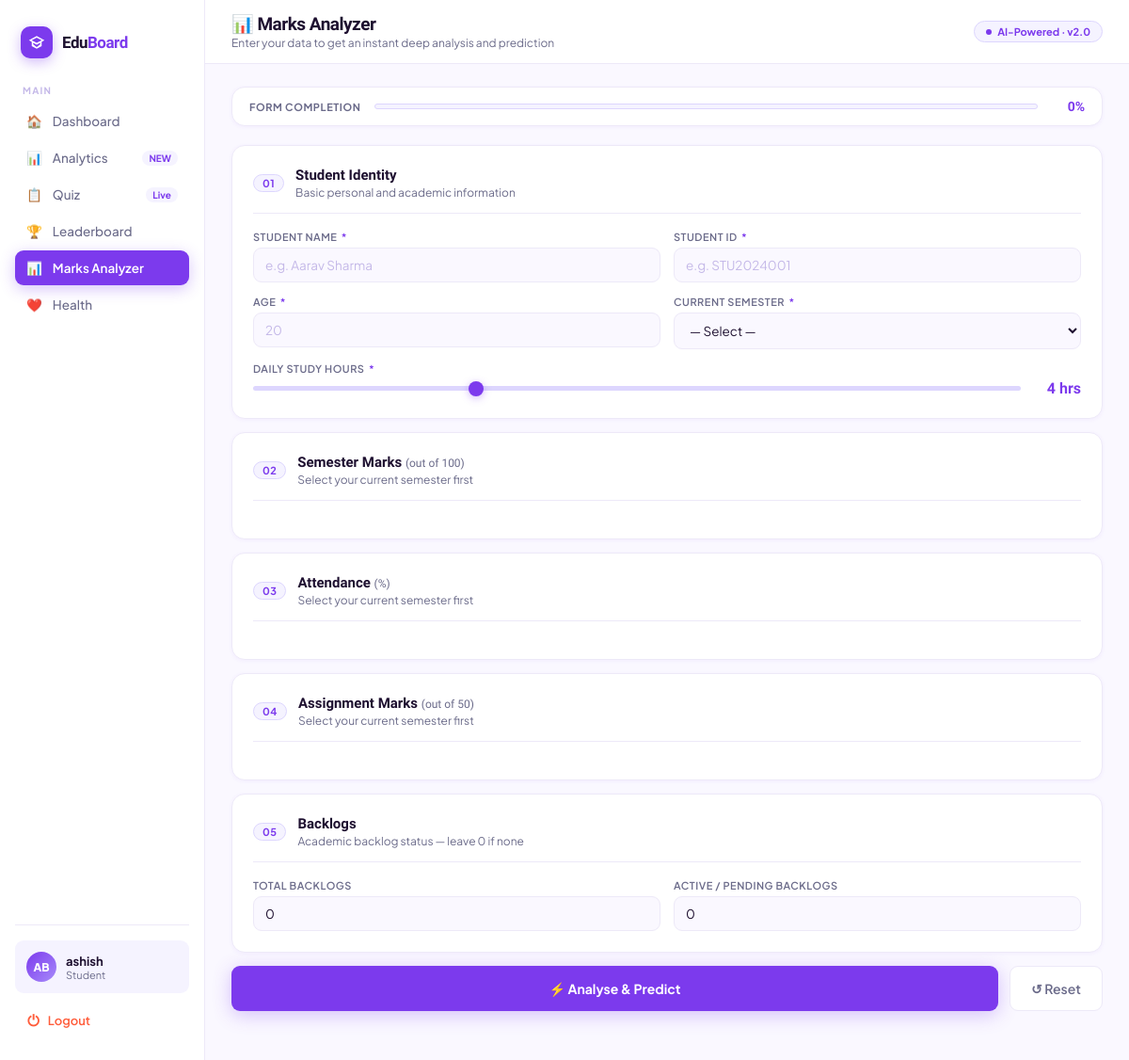
Screenshot of /marks-analyzer (signed in) with the database file from the repository.
### app.py (models this page shows, shortened)
class User(db.Model):
    id            = db.Column(db.Integer, primary_key=True)
    first_name    = db.Column(db.String(80),  nullable=False)
    last_name     = db.Column(db.String(80),  nullable=False)
    email         = db.Column(db.String(150), unique=True, nullable=False)
    password_hash = db.Column(db.String(256), nullable=False)
    role          = db.Column(db.String(20),  default='student')   # student | teacher
    grade         = db.Column(db.String(20),  nullable=True)       # student only
    section       = db.Column(db.String(20),  nullable=True)       # student only
    subject       = db.Column(db.String(80),  nullable=True)       # teacher only
    staff_id      = db.Column(db.String(40),  nullable=True)       # teacher only
    created_at    = db.Column(db.DateTime,    default=datetime.utcnow)
    quiz_attempts = db.relationship('QuizAttempt', backref='user', lazy=True)
    @property
    def initials(self):
        return f"{self.first_name[0]}{self.last_name[0]}".upper()

### app.py (the view)
@app.route('/marks-analyzer')
@login_required
def marks_analyzer():
    user = current_user()
    return render_template('marks_analyzer.html', user=user)

### app.py (called while the page is built)
def login_required(f):
    @wraps(f)
    def decorated(*args, **kwargs):
        if 'user_id' not in session:
            return redirect(url_for('login'))
        return f(*args, **kwargs)
    return decorated

def current_user():
    if 'user_id' in session:
        return User.query.get(session['user_id'])
    return None

### templates/marks_analyzer.html (shortened to what this page needs)
<!DOCTYPE html>
<html lang="en">
<head>
</head>
<body>
<aside class="sidebar">
  <div class="brand">
    <div class="brand-icon"><svg viewBox="0 0 24 24"><path d="M12 3L1 9l4 2.18v6L12 21l7-3.82v-6L23 9zm0 2.26L19.16 9 12 12.74 4.84 9zm5 9.26L12 18.74 7 14.52V12.5l5 2.74 5-2.74z"/></svg></div>
    <div class="brand-name">Edu<span>Board</span></div>
  </div>
  <div class="nav-group">
    <span class="nav-group-label">Main</span>
    <a class="nav-item" href="/dashboard"><span>🏠</span> Dashboard</a>
    <a class="nav-item" href="/analytics"><span>📊</span> Analytics <span class="nav-pill-blue">NEW</span></a>
    <a class="nav-item" href="/quiz"><span>📋</span> Quiz <span class="nav-pill-blue">Live</span></a>
    <a class="nav-item" href="/leaderboard"><span>🏆</span> Leaderboard</a>
    <a class="nav-item active" href="/marks-analyzer"><span>📊</span> Marks Analyzer</a>
    <a class="nav-item" href="/health"><span>❤️</span> Health</a>
  </div>
  <div class="sidebar-spacer"></div>
  <div class="sidebar-bottom">
    <div class="sidebar-user">
      <div class="su-avatar">{{ user.initials }}</div>
      <div class="su-info">
        <div class="su-name">{{ user.first_name }}</div>
        <div class="su-role">{{ user.role|capitalize }}</div>
      </div>
    </div>
    <a href="/logout" class="logout-btn">
      <span style="font-size:16px">⏻</span> Logout
    </a>
  </div>
</aside>
<div class="content">
  <div class="topbar">
    <div class="topbar-left">
      <h1>📊 Marks Analyzer</h1>
      <p>Enter your data to get an instant deep analysis and prediction</p>
    </div>
    <div style="display:flex;align-items:center;gap:10px">
      <div class="topbar-badge"><span class="dot"></span> AI-Powered · v2.0</div>
    </div>
  </div>
  <div class="scroll-area">
    <div class="progress-strip">
      <div class="ps-label">Form Completion</div>
      <div class="ps-track"><div class="ps-fill" id="psFill"></div></div>
      <div class="ps-pct" id="psPct">0%</div>
    </div>
    <div class="section">
      <div class="section-head">
        <span class="section-num">01</span>
        <div>
          <div class="section-title">Student Identity</div>
          <div class="section-desc">Basic personal and academic information</div>
        </div>
      </div>
      <div class="g2">
        <div class="field">
          <label>Student Name <span class="req">*</span></label>
          <input type="text" id="f-name" placeholder="e.g. Aarav Sharma" required oninput="updateProgress()">
        </div>
        <div class="field">
          <label>Student ID <span class="req">*</span></label>
          <input type="text" id="f-sid" placeholder="e.g. STU2024001" required oninput="updateProgress()">
        </div>
        <div class="field">
          <label>Age <span class="req">*</span></label>
          <input type="number" id="f-age" placeholder="20" min="15" max="35" required oninput="updateProgress()">
        </div>
        <div class="field">
          <label>Current Semester <span class="req">*</span></label>
          <select id="f-sem" required onchange="buildSemInputs();updateProgress()">
            <option value="">— Select —</option>
          </select>
        </div>
        <div class="field full">
          <label>Daily Study Hours <span class="req">*</span></label>
          <div class="range-row">
            <input type="range" id="f-study" min="0" max="14" value="4" step="0.5" oninput="document.getElementById('studyLbl').textContent=this.value+' hrs';updateProgress()">
            <span class="range-val" id="studyLbl">4 hrs</span>
          </div>
        </div>
      </div>
    </div>
    <div class="section" id="sec-marks">
      <div class="section-head">
        <span class="section-num">02</span>
        <div>
          <div class="section-title">Semester Marks <span style="color:var(--text-muted);font-size:12px;font-weight:400">(out of 100)</span></div>
          <div class="section-desc" id="marks-desc">Select your current semester first</div>
        </div>
      </div>
    </div>
    <div class="section" id="sec-attend">
      <div class="section-head">
        <span class="section-num">03</span>
        <div>
          <div class="section-title">Attendance <span style="color:var(--text-muted);font-size:12px;font-weight:400">(%)</span></div>
          <div class="section-desc" id="attend-desc">Select your current semester first</div>
        </div>
      </div>
    </div>
    <div class="section" id="sec-assign">
      <div class="section-head">
        <span class="section-num">04</span>
        <div>
          <div class="section-title">Assignment Marks <span style="color:var(--text-muted);font-size:12px;font-weight:400">(out of 50)</span></div>
          <div class="section-desc" id="assign-desc">Select your current semester first</div>
        </div>
      </div>
    </div>
    <div class="section">
      <div class="section-head">
        <span class="section-num">05</span>
        <div>
          <div class="section-title">Backlogs</div>
          <div class="section-desc">Academic backlog status — leave 0 if none</div>
        </div>
      </div>
      <div class="g2">
        <div class="field">
          <label>Total Backlogs</label>
          <input type="number" id="f-tbl" value="0" min="0" max="30" oninput="updateProgress()">
        </div>
        <div class="field">
          <label>Active / Pending Backlogs</label>
          <input type="number" id="f-abl" value="0" min="0" max="20" oninput="updateProgress()">
        </div>
      </div>
    </div>
    <div class="btn-row">
      <button class="btn-primary" onclick="runAnalysis()">⚡ Analyse &amp; Predict</button>
      <button class="btn-secondary" onclick="resetAll()">↺ Reset</button>
    </div>
  </div>
</div>
</body>
</html>

### rows the page displays
User: initials "AB", first_name "ashish", role "Student"
